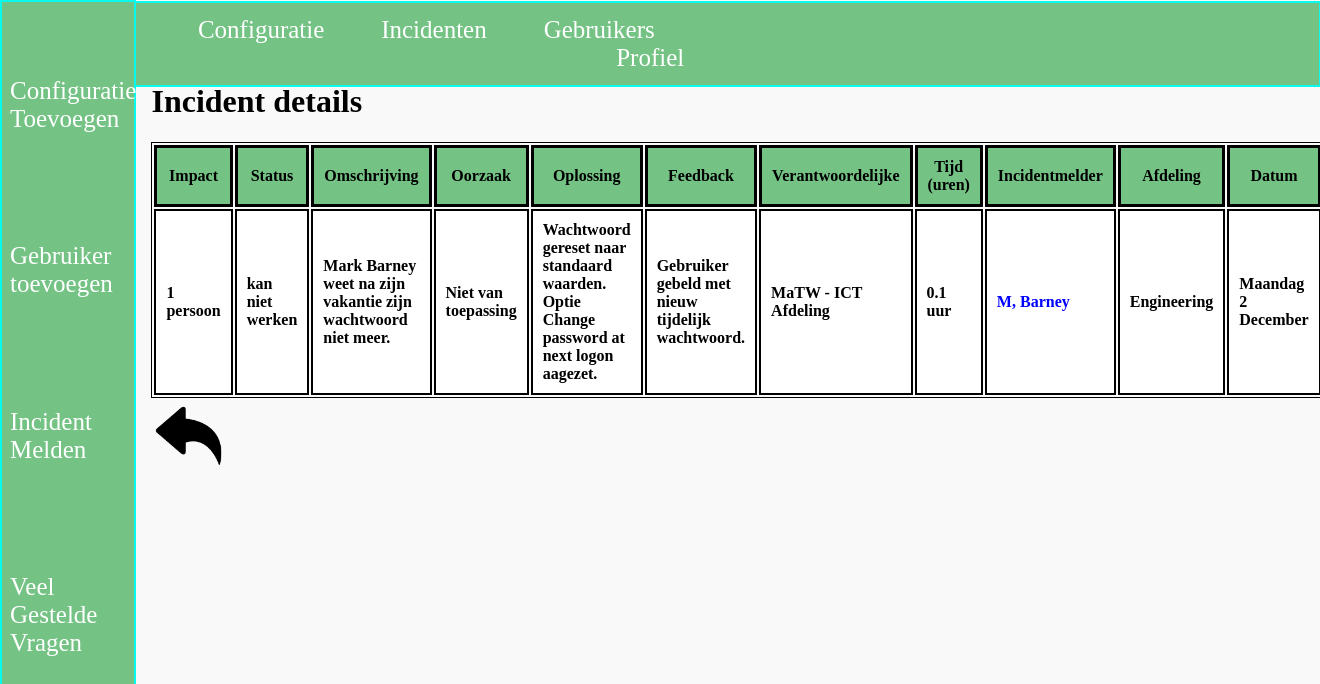
The app's page /php/incidentdetails.php?incidentID=1 with its own data.
### tables this page shows
CREATE TABLE `incident` (
  `incidentID` int(11) NOT NULL,
  `statusID` int(11) DEFAULT NULL,
  `description` varchar(255) DEFAULT NULL,
  `shortDescription` varchar(255) DEFAULT NULL,
  `impact` int(3) DEFAULT NULL,
  `time` int(4) DEFAULT NULL,
  `responsibleID` int(11) DEFAULT NULL,
  `cause` varchar(255) DEFAULT NULL,
  `solution` varchar(255) DEFAULT NULL,
  `feedback` varchar(255) DEFAULT NULL,
  `date` timestamp NULL DEFAULT current_timestamp(),
  `type` int(3) DEFAULT NULL
);

CREATE TABLE `status` (
  `statusID` int(11) NOT NULL,
  `statusName` varchar(255) DEFAULT NULL,
  `statusImpact` varchar(3) DEFAULT NULL,
  `urgency` varchar(50) DEFAULT NULL
);

CREATE TABLE `responsible` (
  `responsibleID` int(11) NOT NULL,
  `responsibleName` varchar(50) DEFAULT NULL
);

CREATE TABLE `user` (
  `userID` int(11) NOT NULL,
  `initials` varchar(1) DEFAULT NULL,
  `surname` varchar(50) DEFAULT NULL,
  `middleName` varchar(50) DEFAULT NULL,
  `departmentID` int(11) DEFAULT NULL,
  `interncell` varchar(3) DEFAULT NULL,
  `sex` int(3) DEFAULT NULL,
  `email` varchar(80) DEFAULT NULL,
  `password` varchar(50) DEFAULT NULL,
  `userType` int(3) DEFAULT NULL
);

CREATE TABLE `departments` (
  `departmentID` int(11) NOT NULL,
  `departmentName` varchar(50) DEFAULT NULL,
  `location` int(3) DEFAULT NULL
);

### php/incidentdetails.php (the view, shortened to what this page needs)
<?php
$servername = "localhost";
$username = "root";
$password = "";
$dbname = "twente";
$conn = mysqli_connect($servername, $username, $password, $dbname);
$id = $_GET["incidentID"];
$sql = "SELECT status.statusName, incident.description, incident.impact, incident.time, responsible.responsibleName, incident.cause, incident.solution, incident.feedback, DAYNAME(incident.date), MONTHNAME(incident.date), DAY(incident.date), user.userID, user.initials, user.middleName, user.surname, departments.departmentName,departments.location, status.statusName, status.statusImpact, status.urgency FROM incident INNER JOIN user2incident ON incident.incidentID = user2incident.incidentID INNER JOIN user ON user2incident.userID = user.userID INNER JOIN departments ON user.departmentID = departments.departmentID INNER JOIN responsible ON incident.responsibleID = responsible.responsibleID INNER JOIN status ON incident.statusID = status.statusID WHERE incident.incidentID = $id";
$result = mysqli_query($conn,$sql);
?>
<!doctype html>
<html lang="nl">
<?php include('../include/header.php');?>
<body>
	<?php include('../include/navigatie.php');?>
<br>
<br>
<br>
	<div class=table>
          <h1> Incident details </h1>
	<table class="incidentenDetails" name="incidentenDetails">
	<tr>
	  <th> Impact </th>
    <th> Status </th>
		<th> Omschrijving</th>
		<th> Oorzaak </th>
		<th> Oplossing</th>
    <th> Feedback </th>
    <th> Verantwoordelijke </th>
		<th> Tijd (uren)</th>
		<th> Incidentmelder </th>
	 <th> Afdeling </th>
   <th> Datum </th>
	</tr>
  <?php
  if (mysqli_num_rows($result) == 1){
    while($row = mysqli_fetch_assoc($result)){
      $personen = "personen";
      if ($row["impact"] == 1) {
      $personen = " persoon ";
    } else {
      $personen = " personen ";
};
$time =  $row["time"] / 60;
  $day = "";
  if ($row["DAYNAME(incident.date)"] == "Monday"){
    $day = "Maandag";
  }
  elseif ($row["DAYNAME(incident.date)"] == "Tuesday") {
    $day = "Dinsdag";
  } elseif ($row["DAYNAME(incident.date)"] == "Wednesday") {
      $day = "Woensdag";
  } elseif ($row["DAYNAME(incident.date)"] == "Thursday") {
      $day = "Donderdag";
  } elseif($row["DAYNAME(incident.date)"] == "Friday") {
      $day = "Vrijdag";
  } elseif ($row["DAYNAME(incident.date)"] == "Saturday") {
      $day = "Zaterdag";
  } elseif($row["DAYNAME(incident.date)"] == "Sunday") {
      $day = "Zondag";
  };
      echo "<tr><td>".$row["impact"].$personen."</td>
      <td>".$row["statusName"]."</td>
      <td>".$row["description"]."</td>
      <td>".$row["cause"]."</td>
      <td>".$row["solution"]."</td>
      <td>".$row["feedback"]."</td>
      <td>".$row["responsibleName"]."</td>
      <td>".round($time, 2)." uur"."</td>
      <td><a class='gebruikers' href='gebruikerdetails.php?userID=".$row["userID"]."'>".$row["initials"].", ".$row["surname"]."</td>
      <td>".$row["departmentName"]."</td>
      <td>".$day." ".$row["DAY(incident.date)"]." ".$row["MONTHNAME(incident.date)"]."</td>
      </tr>";
    }
  }
  else{
    echo "Error";
  }
  ?>
</table>
<a href="javascript:history.back()"><img class= 'return' src=../img/return.png></a>
</div>
	</body>
</html>

### include/header.php (shortened to what this page needs)
<head>
	<link rel="stylesheet" href="../css/style.css">
	<link rel="stylesheet" href="../css/navigatie.css">
</head>

### include/navigatie.php
<div class="topnav">
	<a href="configuraties.php?sort=departments">Configuratie</a>
    <a href="incidenten.php?sort=urgency">Incidenten</a>
	<a href="gebruikers.php?sort=department">Gebruikers</a>
	<a href="profiel.php">Profiel</a>
</div>
<div class="sidenav">
	<a href="configuratietoevoegen.php">Configuratie Toevoegen</a>
	<a href="gebruikertoevoegen.php">Gebruiker toevoegen</a>
	<a href="incidentmeld.php">Incident Melden</a>
	<a href="faq.php">Veel Gestelde Vragen</a>
</div>

### css/style.css (style rules this page uses)
html { font-family:Century Gothic; height:100%; width:100%; background:#f9f9f9; }
div.table { margin-left:11%; margin-bottom: 5%; }
table.incidentenDetails { border: 1px solid black; color: black; width: 100%; overflow:auto; }
th { border: 3px solid black; padding: 10px; background-color:#74c385; }
td { border: 2px solid black; padding: 10px; }
tr:nth-child(even) { background: #ffffff; font-weight:bold; }
tr:nth-child(odd) { background: #e0e0e0; font-weight:bold; }
img.return { max-height: 75px; max-width: 75px; }
a.gebruikers { text-decoration: none; }
a:link { color: blue; }

### css/navigatie.css (style rules this page uses)
.topnav { width:97.8%; border-top: 2px solid #08faec; border-right: 2px solid #08faec; border-left: 2px solid #08faec; border-bottom: 2px solid #08faec; margin-top:-0.55%; margin-left:-0.6%; overflow: hidden; background-color:#74c385; padding-left: 7%; padding: 1%; font-family: 'lemonMilk'; position: fixed; }
.topnav a { padding: 6px 4px 0px 16px; margin-left: 1%; color: white; text-align: center; padding: 20px 20px; text-decoration: none; font-size: 25px; }
.topnav a:first-child { padding: 6px 4px 0px 16px; margin-left: 12.6%; color: white; text-align: center; padding: 20px 20px; text-decoration: none; font-size: 25px; }
.topnav a:last-child { padding: 6px 4px 0px 16px; margin-left: 45%; color: white; text-align: center; padding: 20px 20px; text-decoration: none; font-size: 25px; }
.sidenav { border-top: 2px solid #08faec; border-right: 2px solid #08faec; border-left: 2px solid #08faec; border-bottom: 2px solid #08faec; height: auto; width: auto; max-width: 10%; min-height: 100%; top: 0; left: 0; position: fixed; background-color: #74c385; margin-top:auto; text-overflow: ellipsis; font-family: 'lemonMilk'; }
.sidenav a { margin-top:30%; padding: 35px 8px 35px 8px; text-decoration: none; font-size: 25px; color: white; display: block; }

### records on screen
incident: impact "1", impact "persoon", statusID.statusName "kan niet werken", description "Mark Barney weet na zijn vakantie zijn wachtwoord niet meer.", cause "Niet van toepassing", solution "Wachtwoord gereset naar standaard waarden. Optie Change password at next logon aagezet.", feedback "Gebruiker gebeld met nieuw tijdelijk wachtwoord.", responsibleID.responsibleName "MaTW - ICT Afdeling", time "0.1", user.initials "M", user.surname "Barney", departments.departmentName "Engineering", day "Maandag", DAY "2", MONTHNAME "December"
